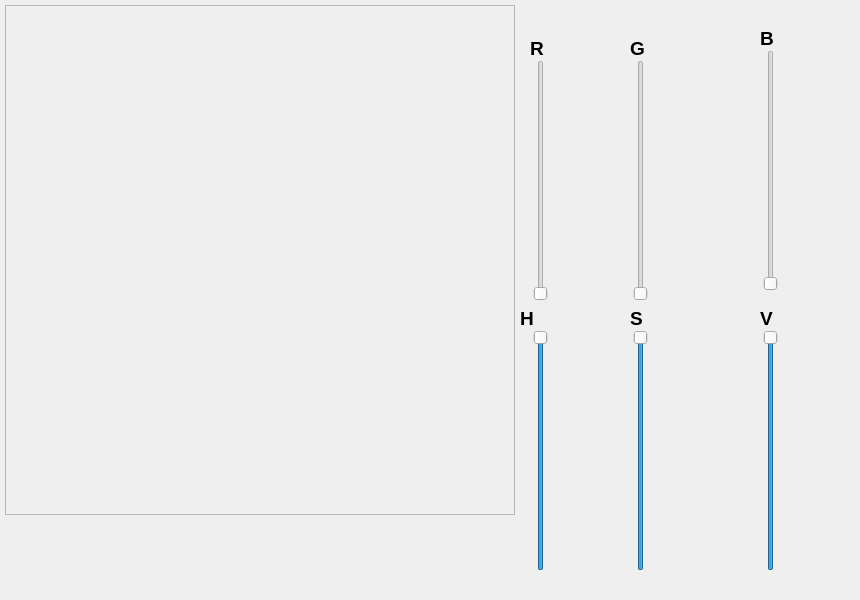
<?xml version="1.0" encoding="UTF-8"?>
<ui version="4.0">
 <class>MainWindow</class>
 <widget class="QMainWindow" name="MainWindow">
  <property name="geometry">
   <rect>
    <x>0</x>
    <y>0</y>
    <width>860</width>
    <height>600</height>
   </rect>
  </property>
  <property name="windowTitle">
   <string>6 - Color Models - Radosław Mariowski</string>
  </property>
  <widget class="QWidget" name="centralWidget">
   <widget class="QFrame" name="frmCanvas">
    <property name="geometry">
     <rect>
      <x>5</x>
      <y>5</y>
      <width>510</width>
      <height>510</height>
     </rect>
    </property>
    <property name="frameShape">
     <enum>QFrame::StyledPanel</enum>
    </property>
    <property name="frameShadow">
     <enum>QFrame::Raised</enum>
    </property>
   </widget>
   <widget class="QSlider" name="sldR">
    <property name="geometry">
     <rect>
      <x>530</x>
      <y>60</y>
      <width>22</width>
      <height>241</height>
     </rect>
    </property>
    <property name="maximum">
     <number>255</number>
    </property>
    <property name="orientation">
     <enum>Qt::Vertical</enum>
    </property>
   </widget>
   <widget class="QSlider" name="sldG">
    <property name="geometry">
     <rect>
      <x>630</x>
      <y>60</y>
      <width>22</width>
      <height>241</height>
     </rect>
    </property>
    <property name="maximum">
     <number>255</number>
    </property>
    <property name="orientation">
     <enum>Qt::Vertical</enum>
    </property>
   </widget>
   <widget class="QSlider" name="sldB">
    <property name="geometry">
     <rect>
      <x>760</x>
      <y>50</y>
      <width>22</width>
      <height>241</height>
     </rect>
    </property>
    <property name="maximum">
     <number>255</number>
    </property>
    <property name="orientation">
     <enum>Qt::Vertical</enum>
    </property>
   </widget>
   <widget class="QSlider" name="sldS">
    <property name="geometry">
     <rect>
      <x>630</x>
      <y>330</y>
      <width>22</width>
      <height>241</height>
     </rect>
    </property>
    <property name="maximum">
     <number>10000</number>
    </property>
    <property name="value">
     <number>10000</number>
    </property>
    <property name="orientation">
     <enum>Qt::Vertical</enum>
    </property>
   </widget>
   <widget class="QSlider" name="sldH">
    <property name="geometry">
     <rect>
      <x>530</x>
      <y>330</y>
      <width>22</width>
      <height>241</height>
     </rect>
    </property>
    <property name="maximum">
     <number>359</number>
    </property>
    <property name="value">
     <number>359</number>
    </property>
    <property name="orientation">
     <enum>Qt::Vertical</enum>
    </property>
   </widget>
   <widget class="QSlider" name="sldV">
    <property name="geometry">
     <rect>
      <x>760</x>
      <y>330</y>
      <width>22</width>
      <height>241</height>
     </rect>
    </property>
    <property name="maximum">
     <number>10000</number>
    </property>
    <property name="value">
     <number>10000</number>
    </property>
    <property name="orientation">
     <enum>Qt::Vertical</enum>
    </property>
   </widget>
   <widget class="QLabel" name="label">
    <property name="geometry">
     <rect>
      <x>530</x>
      <y>40</y>
      <width>21</width>
      <height>16</height>
     </rect>
    </property>
    <property name="font">
     <font>
      <pointsize>14</pointsize>
      <weight>75</weight>
      <bold>true</bold>
     </font>
    </property>
    <property name="text">
     <string>R</string>
    </property>
   </widget>
   <widget class="QLabel" name="label_2">
    <property name="geometry">
     <rect>
      <x>630</x>
      <y>40</y>
      <width>21</width>
      <height>16</height>
     </rect>
    </property>
    <property name="font">
     <font>
      <pointsize>14</pointsize>
      <weight>75</weight>
      <bold>true</bold>
     </font>
    </property>
    <property name="text">
     <string>G</string>
    </property>
   </widget>
   <widget class="QLabel" name="label_3">
    <property name="geometry">
     <rect>
      <x>760</x>
      <y>30</y>
      <width>21</width>
      <height>16</height>
     </rect>
    </property>
    <property name="font">
     <font>
      <pointsize>14</pointsize>
      <weight>75</weight>
      <bold>true</bold>
     </font>
    </property>
    <property name="text">
     <string>B</string>
    </property>
   </widget>
   <widget class="QLabel" name="label_4">
    <property name="geometry">
     <rect>
      <x>520</x>
      <y>310</y>
      <width>21</width>
      <height>16</height>
     </rect>
    </property>
    <property name="font">
     <font>
      <pointsize>14</pointsize>
      <weight>75</weight>
      <bold>true</bold>
     </font>
    </property>
    <property name="text">
     <string>H</string>
    </property>
   </widget>
   <widget class="QLabel" name="label_5">
    <property name="geometry">
     <rect>
      <x>630</x>
      <y>310</y>
      <width>21</width>
      <height>16</height>
     </rect>
    </property>
    <property name="font">
     <font>
      <pointsize>14</pointsize>
      <weight>75</weight>
      <bold>true</bold>
     </font>
    </property>
    <property name="text">
     <string>S</string>
    </property>
   </widget>
   <widget class="QLabel" name="label_6">
    <property name="geometry">
     <rect>
      <x>760</x>
      <y>310</y>
      <width>21</width>
      <height>16</height>
     </rect>
    </property>
    <property name="font">
     <font>
      <pointsize>14</pointsize>
      <weight>75</weight>
      <bold>true</bold>
     </font>
    </property>
    <property name="text">
     <string>V</string>
    </property>
   </widget>
  </widget>
 </widget>
 <layoutdefault spacing="6" margin="11"/>
 <resources/>
 <connections/>
</ui>
